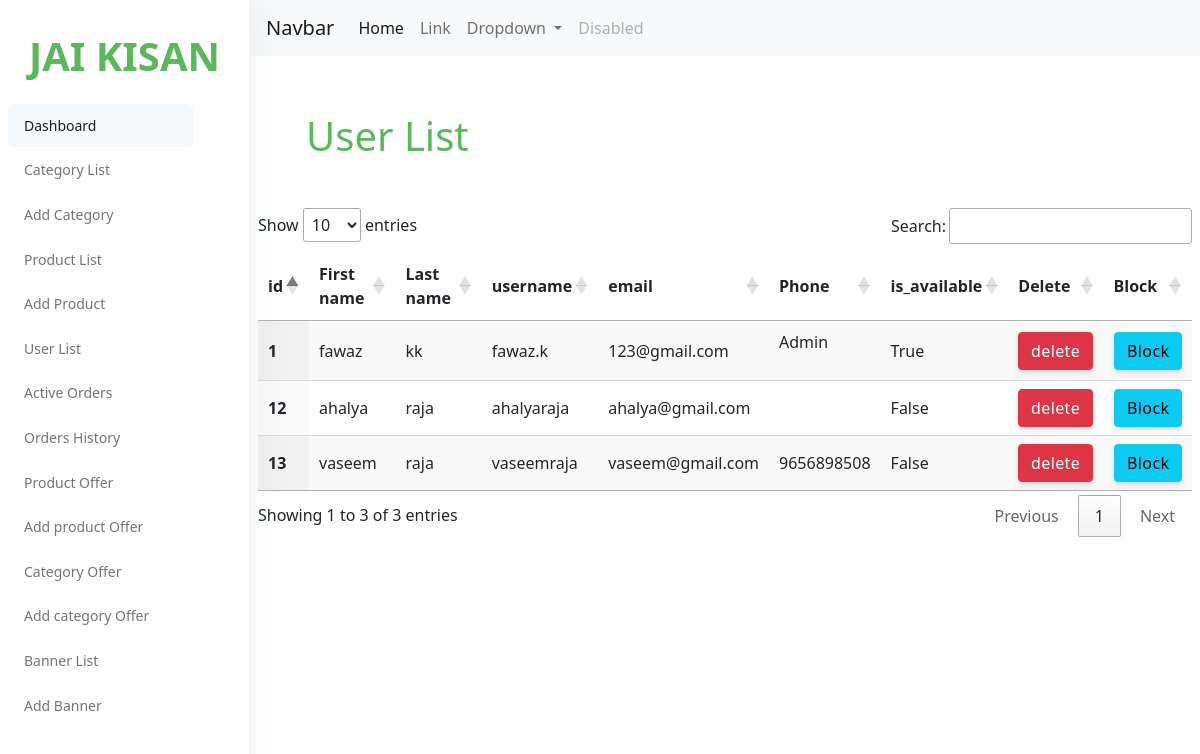
The page /adminpanel/user_list on the database as committed earlier.
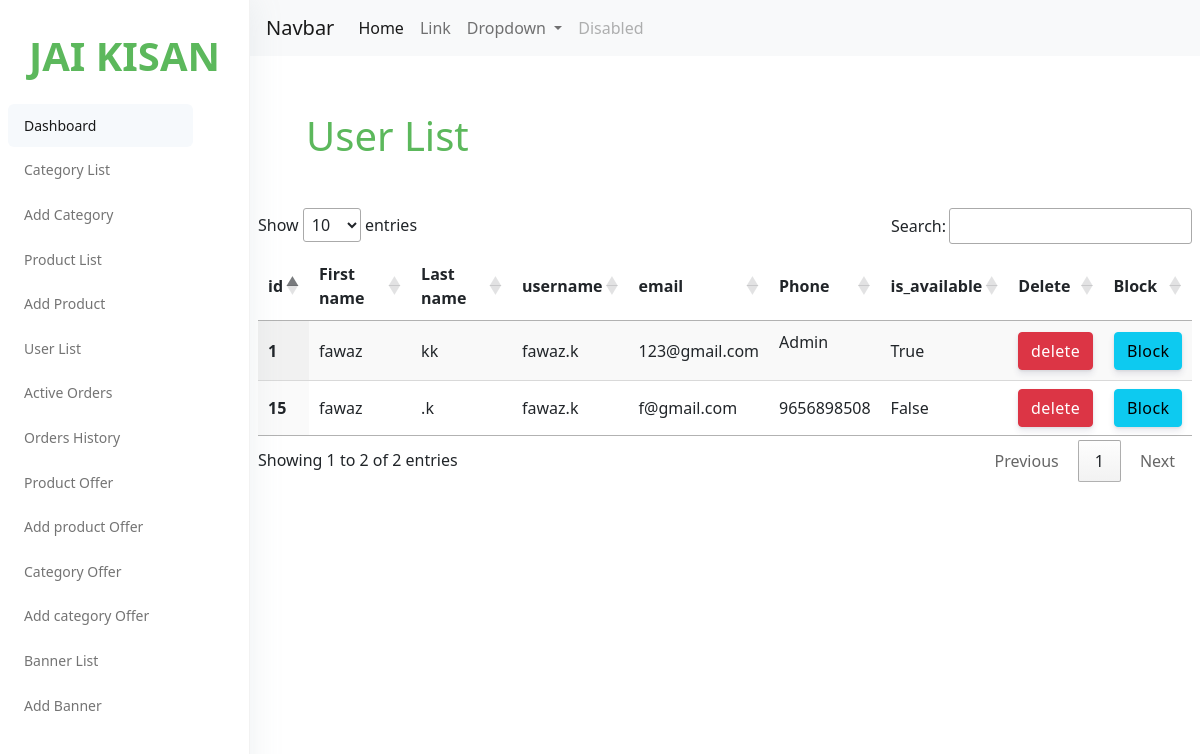
The same page on the database as committed later.
### accounts/models.py (models this page shows, shortened)
class Account(AbstractBaseUser):
    first_name = models.CharField(max_length=50)
    last_name = models.CharField(max_length=50)
    username = models.CharField(max_length=50)
    email = models.CharField(max_length=50,unique=True)
    phone_number = models.CharField(max_length=50)
    profile_img = models.ImageField( null=True, blank=True, upload_to='userprofile')
    city = models.CharField(max_length=50,null=True)
    state = models.CharField(max_length=50,null=True)
    date_joined = models.DateTimeField(auto_now_add=True)
    last_login = models.DateTimeField(auto_now_add=True)
    is_admin = models.BooleanField(default=False)
    is_staff = models.BooleanField(default=False)
    is_active = models.BooleanField(default=True)
    is_superadmin = models.BooleanField(default=False)
    USERNAME_FIELD ='email'
    REQUIRED_FIELDS = ['first_name','last_name','username','phone_number']
    objects = MyAccountManager()

### admin_panel/views.py (the view)
# urls.py: path('user_list',views.user_list,name='user_list'),
def user_list(request):
    user = Account.objects.all()
    context ={
        'user': user,
    }
    return render(request,'adminpanel/user_management.html',context)

### cart/context_processors.py (called while the page is built, shortened)
def counter(request):
    cart_count = 0
    if 'admin' in request.path:
        return{}
    return dict(cart_count=cart_count)

### category/context_processors.py (called while the page is built)
def menu_links(request):
    links = category.objects.all()
    return dict(links=links)

### templates/adminpanel/user_management.html (shortened to what this page needs)
{% load static %}
{% include 'adminpanel/nav.html' %}
<!DOCTYPE html>
<html lang="en">
<head>
    <link rel="stylesheet" href="https://cdn.jsdelivr.net/npm/bootstrap@5.0.0-beta1/dist/css/bootstrap.min.css">
    <link rel="stylesheet" type="text/css" href="https://cdn.datatables.net/1.11.3/css/jquery.dataTables.css">
</head>
<body>
    <div class="header ">
        <div class="align-items-">
            <div class="px-2 col-lg-12 col-7">
                <div class="table-responsive">
                    <div>
                        <h1 style="color:#5cb85c" class="m-5">User List</h1>
                    </div>
                    <table id="table" class="display">
                        <thead>
                            <tr>
                                <th scope="col">id</th>
                                <th scope="col">First name</th>
                                <th scope="col">Last name</th>
                                <th scope="col">username</th>
                                <th scope="col">email</th>
                                <th scope="col">Phone</th>
                                <th scope="col">is_available</th>
                                <th scope="col">Delete</th>
                                <th scope="col">Block</th>
                            </tr>
                        </thead>
                        <tbody>
                            {% for x in user %}
                            <tr>
                                <th scope="row">
                                    {{ x.id }}
                                </th>
                                <td>
                                    {{ x.first_name }}
                                </td>
                                <td>
                                    {{ x.last_name }}
                                </td>
                                <td>
                                    {{ x.username }}
                                </td>
                                <td>
                                    {{ x.email }}
                                </td>
                                <td>
                                    {% if x.is_admin %}
                                        <p>Admin</p>
                                    {% else %}
                                        {{ x.phone_number }}
                                    {% endif %}
                                </td>
                                <td>
                                    {{ x.is_admin }}
                                </td>
                                    <td><a class="btn btn-danger" href="" onclick="deleteuser('{{x.id}}')" data-bs-toggle="modal" data-bs-target="#staticBackdrop" >delete</a></td>
                                    {% if x.is_active %}
                                    <td><a class="btn btn-info" href="" onclick="blockuser('{{x.id}}')" data-bs-toggle="modal" data-bs-target="#staticBackdrop">Block</a></td>
                                    {% else %}
                                    <td><a class="btn btn-danger" href="" onclick="unblockuser('{{x.id}}')" data-bs-toggle="modal" data-bs-target="#staticBackdrop">UnBlock</a></td>
                                    {% endif %}
                                </tr>
                            {% endfor %}
                        </tbody>
                    </table>
                </div>
            </div>
        </div>
    </div>
</body>
</html>

### templates/adminpanel/nav.html (shortened to what this page needs)
{% extends 'adminpanel/base.html' %}
{% load static %}
{% block content %}
<nav class="sidenav navbar navbar-vertical  fixed-left  navbar-expand-xs navbar-light bg-white" id="sidenav-main">
    <div class="scrollbar-inner">
        <div class="sidenav-header  align-items-center">
            <a class="navbar-brand" href="javascript:void(0)">
                <h1 style="color: #5cb85c;"><b>JAI KISAN</b></h1>
            </a>
        </div>
        <div class="navbar-inner">
            <div class="collapse navbar-collapse" id="sidenav-collapse-main">
                <ul class="navbar-nav">
                    <li class="nav-item">
                        <a class="nav-link active" href="examples/dashboard.html">
                            <span class="nav-link-text">Dashboard</span>
                        </a>
                    </li>
                    <li class="nav-item">
                        <a class="nav-link" href="{% url 'category_list' %}">
                            <span class="nav-link-text">Category List</span>
                        </a>
                    </li>
                    <li class="nav-item">
                        <a class="nav-link" href="{% url 'addcategory' %}">
                            <span class="nav-link-text">Add Category</span>
                        </a>
                    </li>
                    <li class="nav-item">
                        <a class="nav-link" href="{% url 'Product_list' %}">
                            <span class="nav-link-text">Product List</span>
                        </a>
                    </li>
                    <li class="nav-item">
                        <a class="nav-link" href="{% url 'addProduct' %}">
                            <span class="nav-link-text">Add Product</span>
                        </a>
                    </li>
                    <li class="nav-item">
                        <a class="nav-link" href="{% url 'user_list' %}">
                            <span class="nav-link-text">User List</span>
                        </a>
                    </li>
                    <li class="nav-item">
                        <a class="nav-link" href="{% url 'order_list' %}">
                            <span class="nav-link-text">Active Orders</span>
                        </a>
                    </li>
                    <li class="nav-item">
                        <a class="nav-link" href="{% url 'order_history' %}">
                            <span class="nav-link-text">Orders History</span>
                        </a>
                    </li>
                    <li class="nav-item">
                        <a class="nav-link" href="{% url 'product_offer' %}">
                            <span class="nav-link-text">Product Offer</span>
                        </a>
                    </li>
                    <li class="nav-item">
                        <a class="nav-link" href="{% url 'add_productoffer' %}">
                            <span class="nav-link-text">Add product Offer</span>
                        </a>
                    </li>
                    <li class="nav-item">
                        <a class="nav-link" href="{% url 'category_offer' %}">
                            <span class="nav-link-text">Category Offer</span>
                        </a>
                    </li>
                    <li class="nav-item">
                        <a class="nav-link" href="{% url 'add_categoryoffer' %}">
                            <span class="nav-link-text">Add category Offer</span>
                        </a>
                    </li>
                    <li class="nav-item">
                        <a class="nav-link" href="{% url 'banner_list' %}">
                            <span class="nav-link-text">Banner List</span>
                        </a>
                    </li>
                    <li class="nav-item">
                        <a class="nav-link" href="{% url 'add_banner' %}">
                            <span class="nav-link-text">Add Banner</span>
                        </a>
                    </li>
                </ul>
            </div>
        </div>
    </div>
</nav>
<div class="main-content" id="panel">
    <nav class="navbar navbar-expand-lg navbar-light bg-light">
        <a class="navbar-brand" href="#">Navbar</a>
        <div class="collapse navbar-collapse" id="navbarSupportedContent">
          <ul class="navbar-nav mr-auto">
            <li class="nav-item active">
              <a class="nav-link" href="#">Home <span class="sr-only">(current)</span></a>
            </li>
            <li class="nav-item">
              <a class="nav-link" href="#">Link</a>
            </li>
            <li class="nav-item dropdown">
              <a class="nav-link dropdown-toggle" href="#" id="navbarDropdown" role="button" data-toggle="dropdown" aria-haspopup="true" aria-expanded="false">
                Dropdown
              </a>
            </li>
            <li class="nav-item">
              <a class="nav-link disabled" href="#">Disabled</a>
            </li>
          </ul>
        </div>
      </nav>
    {% endblock %}

### templates/adminpanel/base.html (shortened to what this page needs)
{% load static %}
<!DOCTYPE html>
<html>
<head>
  <link rel="stylesheet" href="{% static 'assets/vendor/nucleo/css/nucleo.css' %}" type="text/css">
  <link rel="stylesheet" href="{% static 'assets/vendor/%40fortawesome/fontawesome-free/css/all.min.css' %}" type="text/css">
  <link rel="stylesheet" href="{% static 'assets/css/argon.min5438.css' %}" type="text/css">
  <link rel="stylesheet" href="https://cdnjs.cloudflare.com/ajax/libs/cropperjs/1.5.11/cropper.css">
</head>
<body>
  {% block content %}
  {% endblock %}

Rows that differ between the two databases and show on the page:
removed Account: id "12", first_name "ahalya", last_name "raja", username "ahalyaraja", email "ahalya@gmail.com", is_admin "False"
removed Account: id "13", first_name "vaseem", last_name "raja", username "vaseemraja", email "vaseem@gmail.com", phone_number "9656898508", is_admin "False"
added Account: id "15", first_name "fawaz", last_name ".k", username "fawaz.k", email "f@gmail.com", phone_number "9656898508", is_admin "False"
Other text that changed with them:
text written by a page script: "Show entries Search: Showing 1 to 3 of 3 entries Previous 1 Next" → "Show entries Search: Showing 1 to 2 of 2 entries Previous 1 Next"
